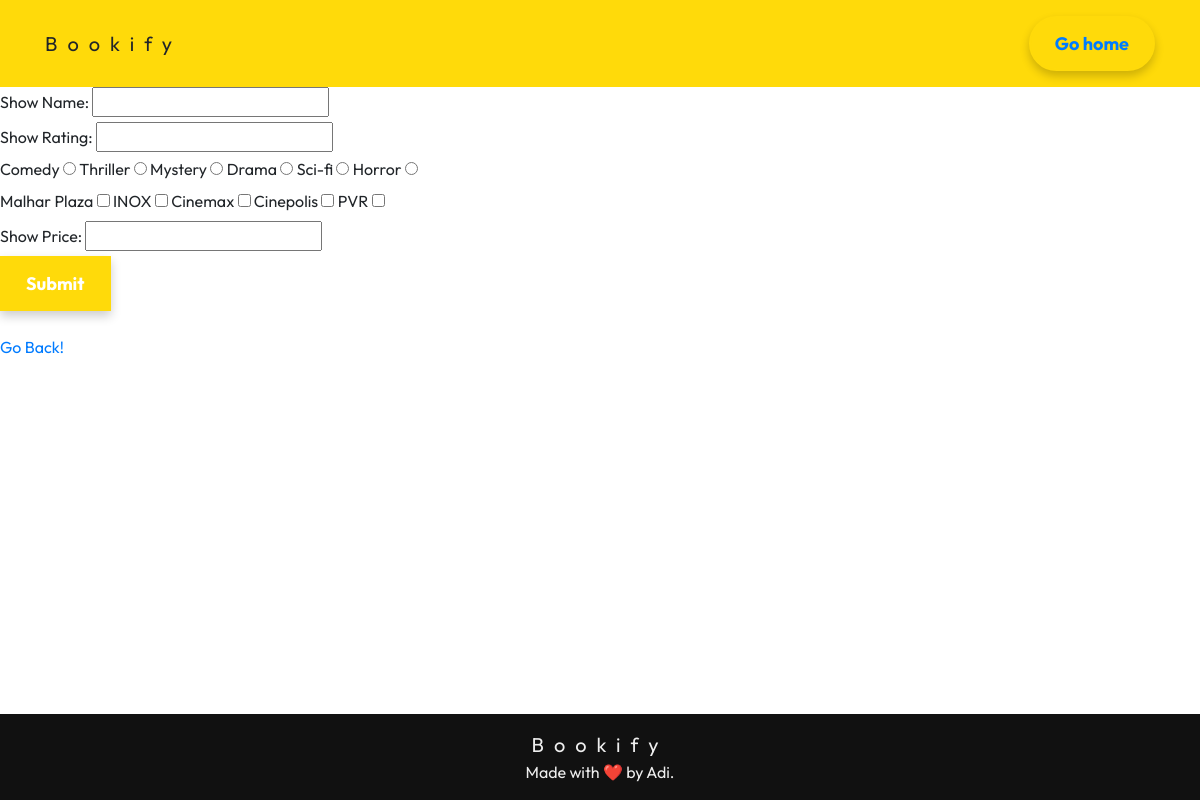
The page /show on the database its author committed.
### application/models.py (models this page shows)
class Venue(db.Model):
    __tablename__= 'venue'
    venue_id = db.Column(db.Integer, autoincrement =True, primary_key=True)
    venue_name = db.Column(db.String, unique=True)
    venue_place = db.Column(db.String, unique=False)
    venue_capacity = db.Column(db.Integer, unique=False)

### application/controllers.py (the view)
@app.route('/show', methods=['GET'])
@app.route('/show/<show_id>', methods=['GET'])
def show(show_id=None):
    all_venue = db.session.query(Venue).all()
    if not show_id:
        return render_template('show_form.html', all_venue=all_venue)
    else:
        show_to_update = db.session.query(Show).filter_by(show_id=show_id).first()
        return render_template('show_form_to_update.html',show_to_update=show_to_update, all_venue=all_venue)

### templates/show_form.html (shortened to what this page needs)
<!DOCTYPE html>
<html lang="en">
<head>
    <link rel="stylesheet" href="/static/styles.css">
    <link rel="stylesheet" href="https://stackpath.bootstrapcdn.com/bootstrap/4.4.1/css/bootstrap.min.css" />
    <link rel="stylesheet" href="https://stackpath.bootstrapcdn.com/font-awesome/4.7.0/css/font-awesome.min.css" />
</head>
<body>
    <nav>
        <ul class="container">
            <li class="logo">Bookify</li>
            <li><button class="gohome"><a href='{{ url_for("index") }}'>Go home</a></button></li>
        </ul>
    </nav>
    <div class="landing-hero">
    <form action="/show" method="POST" id="show_form">
        <div>
            <label>Show Name:</label>
            <input type="text" name="show_name" required />
        </div>
        <div>
            <label>Show Rating:</label>
            <input type="text" name="show_rating" required />
        </div>
        <div>
            <label for="comedy">Comedy</label>
            <input type="radio" name="show_tags" id="comedy" value="Comedy">
            <label for="thriller">Thriller</label>
            <input type="radio" name="show_tags" id="thriller" value="Thriller">
            <label for="mystery">Mystery</label>
            <input type="radio" name="show_tags" id="mystery" value="Mystery">
            <label for="drama">Drama</label>
            <input type="radio" name="show_tags" id="drama" value="Drama">
            <label for="scifi">Sci-fi</label>
            <input type="radio" name="show_tags" id="scifi" value="Sci-fi">
            <label for="horror">Horror</label>
            <input type="radio" name="show_tags" id="horror" value="Horror">
        </div>
        <div>
            {% for venue in all_venue %}
                <label for="{{ venue.venue_name }}">{{ venue.venue_name }}</label>
                <input type="checkbox" name="venue_name" id="{{ venue.venue_id }}" value="{{ venue.venue_name }}" />
            {% endfor %}
        </div>
        <div>
            <label>Show Price:</label>
            <input type="text" name="show_price" required />
        </div>
        <div>
            <input type="submit" value="Submit"id="submitbtn" />
        </div>
    </form>
    <br>
    <a href="/show-dashboard">Go Back!</a>
    <div class="footer">
        <span class="logo">Bookify</span>
        <div class="msg">Made with ❤️ by Adi.</div>
    </div>
</div>
</body>
</html>

### static/styles.css (style rules this page uses)
body { position: relative; min-height: 100vh; }
* { font-family: 'Outfit', sans-serif; list-style: none; }
nav { font-family: 'Outfit', sans-serif; text-align: center; background-color: #ffda0a; padding: 1rem; }
.container { display: flex; justify-content: space-between; align-items: center; height: 10%; margin: 0 auto; max-width: 1200px; }
.logo { letter-spacing: 10px; font-size: 20px; }
.landing-hero { padding-bottom: 100px; }
.footer { padding: 1rem; text-align: center; position: absolute; bottom: 0; width: 100%; background-color: #111111; color: #eeeeee; }
.gohome { display: inline-block; padding: 12px 24px; font-size: 18px; font-weight: bold; text-align: center; text-decoration: none; border-radius: 40px; border: 2px solid #ffda0a; color: #fff; background-color: #ffda0a; box-shadow: 0 5px 10px rgba(0, 0, 0, 0.2); transition: background-color 0.3s ease-in-out; }
#submitbtn { display: inline-block; padding: 12px 24px; font-size: 18px; font-weight: bold; text-align: center; text-decoration: none; border: 2px solid #ffda0a; color: #fff; background-color: #ffda0a; box-shadow: 0 5px 10px rgba(0, 0, 0, 0.2); transition: background-color 0.3s ease-in-out; }

### rows shown on the page
Venue: venue_name "Malhar Plaza"
Venue: venue_name "INOX"
Venue: venue_name "Cinemax"
Venue: venue_name "Cinepolis"
Venue: venue_name "PVR"
